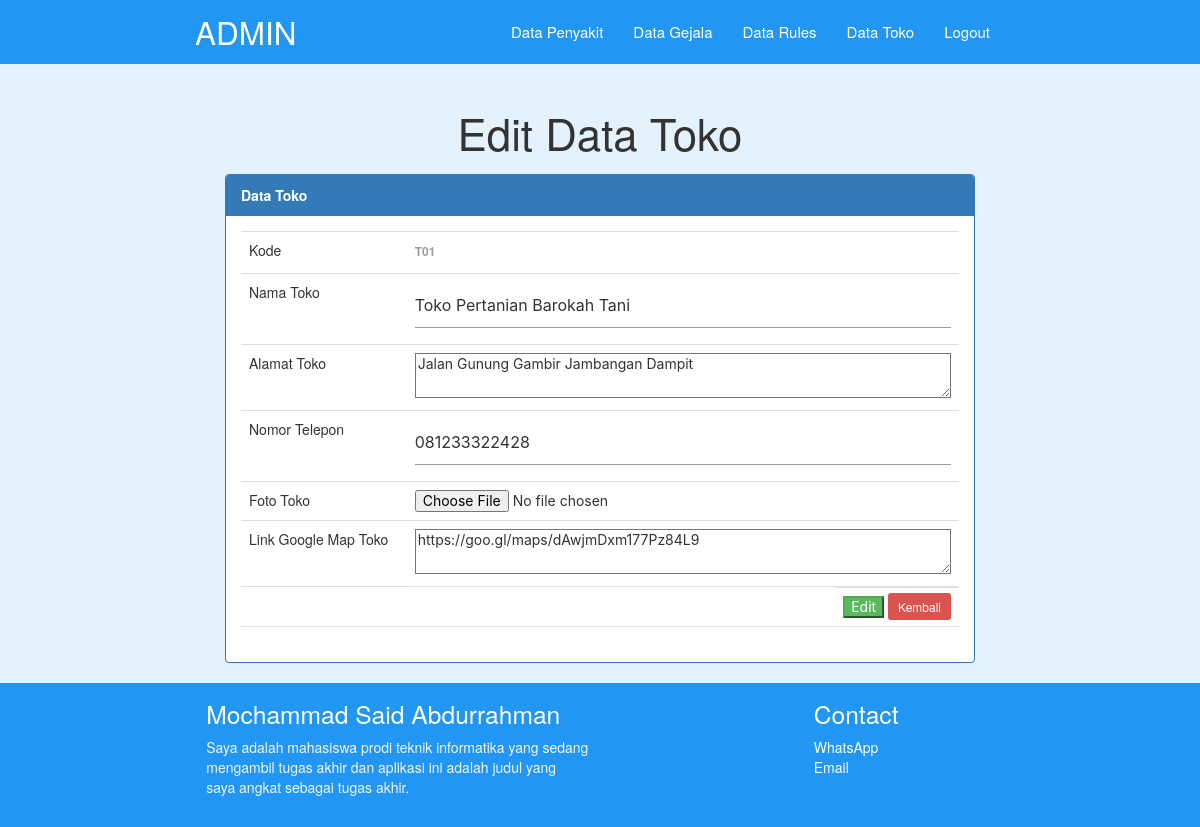
/pakar/tokoEdit.php?kdubah=T01 (signed in), run on the app's committed database.
### tables this page shows
CREATE TABLE `toko` (
  `id_toko` char(3) NOT NULL,
  `nama_toko` varchar(100) NOT NULL,
  `alamat_toko` varchar(1000) NOT NULL,
  `nomor_telepon` varchar(255) NOT NULL,
  `gambar_toko` varchar(100) NOT NULL,
  `map_toko` varchar(1000) NOT NULL
);

### pakar/tokoEdit.php (the view, shortened to what this page needs)
<?php
include "../koneksi.php";
$kdubah = isset($_GET['kdubah']) ? $_GET['kdubah'] : '';
$sql = "SELECT * from toko where id_toko = '$kdubah'";
$query = mysqli_query($koneksi, $sql);
$result = mysqli_fetch_array($query);
$txtKode = isset($_POST['txtKode']) ? $_POST['txtKode'] : $result['id_toko'];
$txtToko = isset($_POST['txtToko']) ? $_POST['txtToko'] : $result['nama_toko'];
$txtAlamatToko = isset($_POST['txtAlamatToko']) ? $_POST['txtAlamatToko'] : $result['alamat_toko'];
$txtNomorTelepon = isset($_POST['txtNomorTelepon']) ? $_POST['txtNomorTelepon'] : $result['nomor_telepon'];
$txtMapToko = isset($_POST['txtMapToko']) ? $_POST['txtMapToko'] : $result['map_toko'];
?>
<!DOCTYPE html>
<html lang="en">
<head>
  <link href="../css/bootstrap.css" type="text/css" rel="stylesheet" media="screen, projection"/>
  <link href="../css/materialize.css" type="text/css" rel="stylesheet" media="screen,projection"/>
  <link href="../css/style.css" type="text/css" rel="stylesheet" media="screen,projection"/>
</head>
<body>
    <nav class="blue" role="navigation">
        <div class="nav-wrapper container "><a id="logo-container" href="index.php" class="brand-logo">ADMIN</a>
            <ul class="right hide-on-med-and-down">
                <li><a href="penyakitTampil.php">Data Penyakit</a></li>
                <li><a href="gejalaTampil.php">Data Gejala</a></li>
                <li><a href="rulesTampil.php">Data Rules</a></li>
                <li><a href="tokoTampil.php">Data Toko</a></li>
                <li><a href="logout.php" onclick="return confirm('Anda Yakin Ingin Logout..?');" target="_self">Logout</a></li>
            </ul>
        </div>
    </nav>
    <div class="col-md-12 blue lighten-5">
        <div class="section no-pad-bot container" id="index-banner">
            <div>
                <h3 class="header center">Edit Data Toko</h3>
            </div>
        </div>
    </div>
    <div class="col-md-12 #e3f2fd blue lighten-5">
        <div class="col-md-8 col-md-offset-2 content">
            <div class="panel panel-primary">
                <div class="panel-heading">
                    <b>Data Toko</b>
                </div>
                <div class="panel-body">
                  <form name="form1" method="post" enctype='multipart/form-data' action="tokoEditFungsi.php">
                    <table class="table">
                      <tr>
                        <td>Kode</td>
                        <td>
                          <label><?php echo $txtKode ;?></label>
                        </td>
                      </tr>
                      <tr>
                        <td width="135">Nama Toko</td>
                        <td width="450">
                          <input name="txtToko" type="text" value="<?php echo $txtToko; ?>" size="60" maxlength="30">
                        </td>
                      </tr>
                      <tr>
                        <td>Alamat Toko</td>
                        <td>
                          <textarea name="txtAlamatToko" cols="50" rows="4"><?php echo $txtAlamatToko; ?></textarea>
                        </td>
                      </tr>
                      <tr>
                        <td>Nomor Telepon</td>
                        <td>
                        <input name="txtNomorTelepon" type="number" value="<?php echo $txtNomorTelepon; ?>" size="60">
                        </td>
                      </tr>
                      <tr>
                        <td>Foto Toko</td>
                        <td>
                        <input name="txtGambarToko" type="file">
                        </td>
                      </tr>
                       <tr>
                        <td>Link Google Map Toko</td>
                        <td>
                          <textarea name="txtMapToko" cols="50" rows="4"><?php echo $txtMapToko; ?></textarea>
                        </td>
                      </tr>
                      <tr>
                        <td>&nbsp;</td>
                        <td class="right">
                          <input class="btn-sx btn-success raised" type="submit" name="Submit" value="Edit">
                          <a class="btn-sm btn-danger raised" href="penyakitTampil.php">Kembali</a>
                        </td>
                      </tr>
                    </table>
                  </form>
                </div>
            </div>
        </div>
    </div>
    <footer class="page-footer blue">
      <div class="container">
        <div class="row">
          <div class="col l6 s12">
            <h5 class="white-text">Mochammad Said Abdurrahman</h5>
            <p class="grey-text text-lighten-4">Saya adalah mahasiswa prodi teknik informatika yang sedang mengambil tugas akhir dan aplikasi ini adalah judul yang saya angkat sebagai tugas akhir.</p>
          </div>
          <div class="col l3 s12">
          </div>
          <div class="col l3 s12">
            <h5 class="white-text">Contact</h5>
            <ul>
              <li><a class="white-text" href="https://api.whatsapp.com/send?phone=082143668971" target="_blank">WhatsApp</a></li>
             <li><a class="white-text" href="http://msaidabdurrahman99@gmail.com" target="_blank">Email</a>
            </ul>
          </div>
        </div>
      </div>
    </footer>
  </body>
</html>

### css/style.css (style rules this page uses)
a { text-decoration: none; }

### data on the page
toko: id_toko "T01", txtToko "Toko Pertanian Barokah Tani", txtAlamatToko "Jalan Gunung Gambir Jambangan Dampit", txtNomorTelepon "081233322428", txtMapToko "https://goo.gl/maps/dAwjmDxm177Pz84L9"
